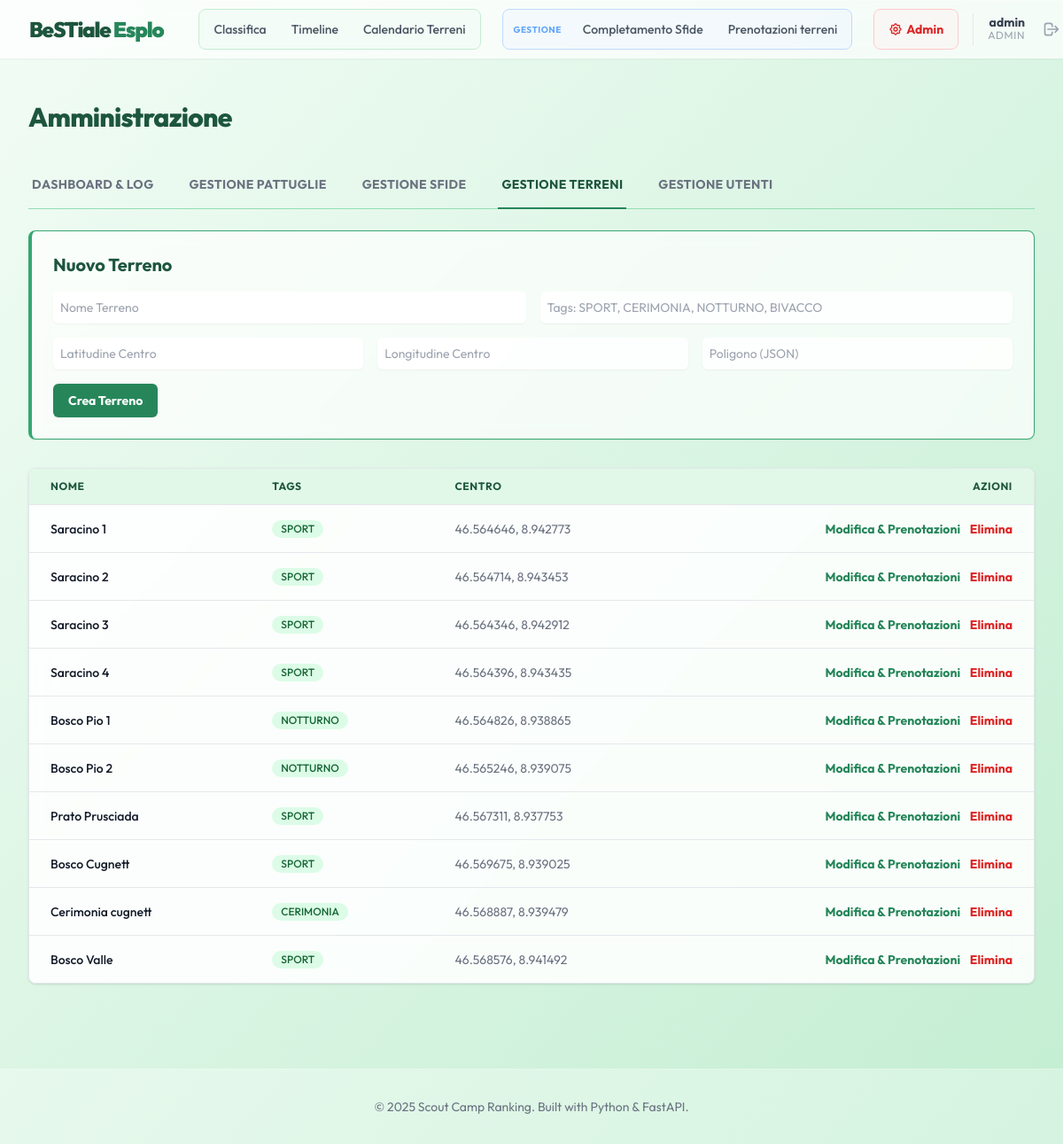
The page /admin/terreni (signed in) on the database its author committed.
### app/models.py (models this page shows)
class User(Base):
    __tablename__ = "users"
    id: Mapped[int] = mapped_column(primary_key=True, index=True)
    username: Mapped[str] = mapped_column(unique=True, index=True)
    password_hash: Mapped[str] = mapped_column()
    role: Mapped[str] = mapped_column()  # 'unit', 'tech', 'admin'
    unita_id: Mapped[int | None] = mapped_column(ForeignKey("unita.id"), nullable=True)
    unita: Mapped[Optional["Unita"]] = relationship()

class Terreno(Base):
    __tablename__ = "terreni"
    id: Mapped[int] = mapped_column(primary_key=True, index=True)
    name: Mapped[str] = mapped_column(unique=True, index=True)
    tags: Mapped[str] = mapped_column()  # Comma-separated tags
    center_lat: Mapped[str] = mapped_column()
    center_lon: Mapped[str] = mapped_column()
    polygon: Mapped[str] = mapped_column()  # JSON string of coordinates
    description: Mapped[str] = mapped_column(default="")
    image_urls: Mapped[str] = mapped_column(default="[]")  # JSON string of list of URLs
    prenotazioni: Mapped[list["Prenotazione"]] = relationship(back_populates="terreno")

### app/routers/admin.py (the view)
@router.get("/terreni", response_class=HTMLResponse)
async def admin_terreni(request: Request, db: Session = Depends(get_db), user: User = Depends(get_admin_user)):
    terreni = db.query(Terreno).all()
    return templates.TemplateResponse(
        "admin_terreni.html", {"request": request, "user": user, "terreni": terreni, "active_tab": "terreni"}
    )

### app/templates/admin_terreni.html
{% extends "base.html" %}
{% block content %}
<div class="px-4 py-6 sm:px-0">
    <div class="flex justify-between items-center mb-8">
        <h1 class="text-3xl font-extrabold text-scout-800 tracking-tight">Amministrazione</h1>
    </div>
    <div class="mb-6 border-b border-scout-300">
        <nav class="-mb-px flex space-x-8" aria-label="Tabs">
            <a href="/admin"
                class="whitespace-nowrap py-4 px-1 border-b-2 font-bold text-sm uppercase tracking-wide border-transparent text-gray-500 hover:text-gray-700 hover:border-gray-300 transition-colors">
                Dashboard & Log
            </a>
            <a href="/admin/pattuglie"
                class="whitespace-nowrap py-4 px-1 border-b-2 font-bold text-sm uppercase tracking-wide border-transparent text-gray-500 hover:text-gray-700 hover:border-gray-300 transition-colors">
                Gestione Pattuglie
            </a>
            <a href="/admin/challenges"
                class="whitespace-nowrap py-4 px-1 border-b-2 font-bold text-sm uppercase tracking-wide border-transparent text-gray-500 hover:text-gray-700 hover:border-gray-300 transition-colors">
                Gestione Sfide
            </a>
            <a href="/admin/terreni"
                class="whitespace-nowrap py-4 px-1 border-b-2 font-bold text-sm uppercase tracking-wide border-scout-600 text-scout-800">
                Gestione Terreni
            </a>
            <a href="/admin/users"
                class="whitespace-nowrap py-4 px-1 border-b-2 font-bold text-sm uppercase tracking-wide border-transparent text-gray-500 hover:text-gray-700 hover:border-gray-300 transition-colors">
                Gestione Utenti
            </a>
        </nav>
    </div>
    <div class="glass p-6 rounded-lg shadow-sm border-l-4 border-scout-500 mb-8">
        <h2 class="text-xl font-bold mb-4 text-scout-800">Nuovo Terreno</h2>
        <form action="/admin/terreni" method="post" class="space-y-4">
            <div class="grid grid-cols-1 md:grid-cols-2 gap-4">
                <input type="text" name="name" placeholder="Nome Terreno" required
                    class="block w-full rounded-md border-gray-300 shadow-sm focus:border-scout-500 focus:ring-scout-500 sm:text-sm p-2 bg-white/80">
                <input type="text" name="tags" placeholder="Tags: SPORT, CERIMONIA, NOTTURNO, BIVACCO" required
                    class="block w-full rounded-md border-gray-300 shadow-sm focus:border-scout-500 focus:ring-scout-500 sm:text-sm p-2 bg-white/80">
            </div>
            <div class="grid grid-cols-1 md:grid-cols-3 gap-4">
                <input type="text" name="center_lat" placeholder="Latitudine Centro" required
                    class="block w-full rounded-md border-gray-300 shadow-sm focus:border-scout-500 focus:ring-scout-500 sm:text-sm p-2 bg-white/80">
                <input type="text" name="center_lon" placeholder="Longitudine Centro" required
                    class="block w-full rounded-md border-gray-300 shadow-sm focus:border-scout-500 focus:ring-scout-500 sm:text-sm p-2 bg-white/80">
                <input type="text" name="polygon" placeholder="Poligono (JSON)" required
                    class="block w-full rounded-md border-gray-300 shadow-sm focus:border-scout-500 focus:ring-scout-500 sm:text-sm p-2 bg-white/80">
            </div>
            <button type="submit"
                class="w-full md:w-auto flex justify-center py-2 px-4 border border-transparent rounded-md shadow-sm text-sm font-bold text-white bg-scout-600 hover:bg-scout-700">
                Crea Terreno
            </button>
        </form>
    </div>
    <div class="glass shadow overflow-hidden border-b border-gray-200 sm:rounded-lg overflow-x-auto">
        <table class="min-w-full divide-y divide-gray-200">
            <thead class="bg-scout-100">
                <tr>
                    <th class="px-6 py-3 text-left text-xs font-bold text-scout-800 uppercase tracking-wider">Nome
                    </th>
                    <th class="px-6 py-3 text-left text-xs font-bold text-scout-800 uppercase tracking-wider">Tags
                    </th>
                    <th class="px-6 py-3 text-left text-xs font-bold text-scout-800 uppercase tracking-wider">Centro
                    </th>
                    <th class="px-6 py-3 text-right text-xs font-bold text-scout-800 uppercase tracking-wider">
                        Azioni</th>
                </tr>
            </thead>
            <tbody class="bg-white/60 divide-y divide-gray-200">
                {% for t in terreni %}
                <tr>
                    <td class="px-6 py-4 whitespace-nowrap text-sm font-medium text-gray-900">{{ t.name }}</td>
                    <td class="px-6 py-4 whitespace-nowrap text-sm text-gray-500">
                        {% for tag in t.tags.split(',') %}
                        <span
                            class="inline-flex items-center px-2.5 py-0.5 rounded-full text-xs font-medium bg-green-100 text-green-800">
                            {{ tag }}
                        </span>
                        {% endfor %}
                    </td>
                    <td class="px-6 py-4 whitespace-nowrap text-sm text-gray-500">{{ t.center_lat }}, {{ t.center_lon }}
                    </td>
                    <td class="px-6 py-4 whitespace-nowrap text-right text-sm font-medium">
                        <a href="/admin/terreni/{{ t.id }}"
                            class="text-scout-600 hover:text-scout-900 font-bold mr-2">Modifica & Prenotazioni</a>
                        <form action="/admin/terreni/{{ t.id }}/delete" method="post" class="inline"
                            onsubmit="return confirm('Eliminare questo terreno?');">
                            <button type="submit" class="text-red-600 hover:text-red-900 font-bold">Elimina</button>
                        </form>
                    </td>
                </tr>
                {% endfor %}
            </tbody>
        </table>
    </div>
</div>
{% endblock %}

### app/templates/base.html (shortened to what this page needs)
<!DOCTYPE html>
<html lang="it">
<head>
    <script src="https://cdn.tailwindcss.com"></script>
</head>
<body class="bg-gradient-to-br from-scout-50 to-scout-200 min-h-screen text-slate-800">
    <nav class="glass sticky top-0 z-50 shadow-sm">
        <div class="max-w-7xl mx-auto px-4 sm:px-6 lg:px-8">
            <div class="flex justify-between h-16">
                <div class="flex-shrink-0 flex items-center">
                    <span class="font-black text-2xl tracking-tighter text-scout-800">
                        BeSTiale <span class="text-scout-600">Esplo</span>
                    </span>
                    <div class="hidden sm:flex sm:items-center sm:space-x-6 ml-10">
                        <div class="flex space-x-1 bg-scout-50/80 rounded-lg p-1 border border-scout-200 items-center">
                            <a href="/"
                                class="px-3 py-2 rounded-md text-sm font-medium text-gray-600 hover:text-scout-700 hover:bg-white/60 transition-colors">
                                Classifica
                            </a>
                            <a href="/timeline"
                                class="px-3 py-2 rounded-md text-sm font-medium text-gray-600 hover:text-scout-700 hover:bg-white/60 transition-colors">
                                Timeline
                            </a>
                            <a href="/prenotazioni"
                                class="px-3 py-2 rounded-md text-sm font-medium text-gray-600 hover:text-scout-700 hover:bg-white/60 transition-colors">
                                Calendario Terreni
                            </a>
                        </div>
                        {% if user and user.role in ['tech', 'admin'] %}
                        <div class="flex space-x-1 bg-blue-50/50 rounded-lg p-1 border border-blue-200 items-center">
                            <span
                                class="px-2 text-[10px] font-bold text-blue-400 uppercase tracking-wider hidden lg:block">Gestione</span>
                            <a href="/input"
                                class="px-3 py-2 rounded-md text-sm font-medium text-gray-600 hover:text-blue-700 hover:bg-white/60 transition-colors">
                                Completamento Sfide
                            </a>
                            <a href="/gestione-terreni"
                                class="px-3 py-2 rounded-md text-sm font-medium text-gray-600 hover:text-blue-700 hover:bg-white/60 transition-colors">
                                Prenotazioni terreni
                            </a>
                        </div>
                        {% endif %}
                    </div>
                    <div class="flex items-center space-x-4 ml-6">
                        {% if user and user.role == 'admin' %}
                        <div class="flex space-x-1 bg-red-50/50 rounded-lg p-1 border border-red-200">
                            <a href="/admin"
                                class="flex items-center px-3 py-2 rounded-md text-sm font-bold text-red-600 hover:text-red-800 hover:bg-white/60 transition-colors">
                                Admin
                            </a>
                        </div>
                        {% endif %}
                        {% if user %}
                        <div class="flex items-center space-x-3 pl-4 border-l border-gray-200">
                            <div class="flex flex-col text-right hidden md:flex">
                                <span class="text-sm font-bold text-gray-700 leading-none">{{ user.username }}</span>
                                <span class="text-xs text-gray-400 uppercase tracking-wider">{{ user.role }}</span>
                            </div>
                            <a href="/logout"
                                class="p-2 text-gray-400 hover:text-red-600 rounded-full hover:bg-red-50 transition-colors"
                                title="Esci">
                                <svg xmlns="http://www.w3.org/2000/svg" class="h-5 w-5" fill="none" viewBox="0 0 24 24"
                                    stroke="currentColor">
                                    <path stroke-linecap="round" stroke-linejoin="round" stroke-width="2"
                                        d="M17 16l4-4m0 0l-4-4m4 4H7m6 4v1a3 3 0 01-3 3H6a3 3 0 01-3-3V7a3 3 0 013-3h4a3 3 0 013 3v1" />
                                </svg>
                            </a>
                        </div>
                        {% endif %}
                    </div>
                </div>
            </div>
    </nav>
    <main class="max-w-7xl mx-auto py-6 sm:px-6 lg:px-8">
        {% block content %}{% endblock %}
    </main>
    <footer class="bg-white/30 border-t border-white/20 mt-12 py-8">
        <div class="max-w-7xl mx-auto px-4 text-center text-gray-500 text-sm">
            &copy; 2025 Scout Camp Ranking. Built with Python & FastAPI.
        </div>
    </footer>
</body>
</html>

### app/templates/base.html (style rules this page uses)
body { font-family: 'Outfit', sans-serif; }
.glass { background: rgba(255, 255, 255, 0.7); backdrop-filter: blur(10px); -webkit-backdrop-filter: blur(10px); border: 1px solid rgba(255, 255, 255, 0.3); }

### rows shown on the page
User: username "admin", role "ADMIN"
Terreno: name "Saracino 1", tags "SPORT", center_lat "46.564646", center_lon "8.942773"
Terreno: name "Saracino 2", tags "SPORT", center_lat "46.564714", center_lon "8.943453"
Terreno: name "Saracino 3", tags "SPORT", center_lat "46.564346", center_lon "8.942912"
Terreno: name "Saracino 4", tags "SPORT", center_lat "46.564396", center_lon "8.943435"
Terreno: name "Bosco Pio 1", tags "NOTTURNO", center_lat "46.564826", center_lon "8.938865"
Terreno: name "Bosco Pio 2", tags "NOTTURNO", center_lat "46.565246", center_lon "8.939075"
Terreno: name "Prato Prusciada", tags "SPORT", center_lat "46.567311", center_lon "8.937753"
Terreno: name "Bosco Cugnett", tags "SPORT", center_lat "46.569675", center_lon "8.939025"
Terreno: name "Cerimonia cugnett", tags "CERIMONIA", center_lat "46.568887", center_lon "8.939479"
Terreno: name "Bosco Valle", tags "SPORT", center_lat "46.568576", center_lon "8.941492"
